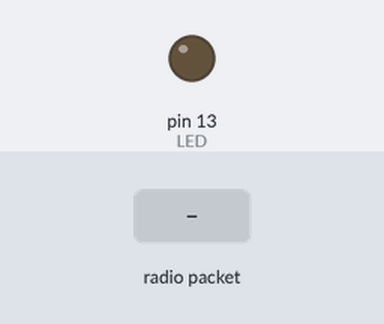
This sketch was run on a simulated Teensy 4. Shown: output pins drawn as LEDs (lit = HIGH). The inputs (shaded band) are chosen by the test bench. No radio packets arrive unless stated; pins used as bus, display or sensor lines are not drawn; what the sketch prints to the serial monitor is not drawn.

Above: at 1.3 s.
1.4 s: radio packet "1" arrives
At 2.5 s:
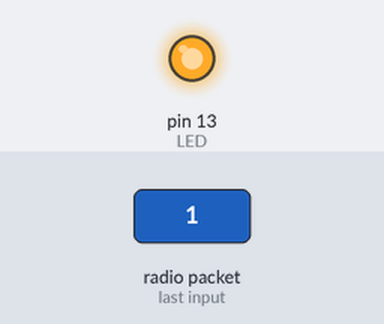
2.9 s: radio packet "2" arrives
4.4 s: radio packet "3" arrives
Timing chart, 0 to 7.4 s (numbered marks = the images above; inputs shaded):
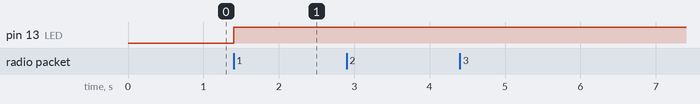

The sketch:

5-RX_LoRa_Module_BS.ino
```cpp
// Feather9x_RX
// -*- mode: C++ -*-
// Example sketch showing how to create a simple messaging client (receiver)
// with the RH_RF95 class. RH_RF95 class does not provide for addressing or
// reliability, so you should only use RH_RF95 if you do not need the higher
// level messaging abilities.
// It is designed to work with the other example Feather9x_TX

#include <SPI.h>
#include <RH_RF95.h>

/* for Feather32u4 RFM9x
#define RFM95_CS 8
#define RFM95_RST 4
#define RFM95_INT 7
*/


#define RFM95_CS 8
#define RFM95_RST 4
#define RFM95_INT 3


/* for shield
#define RFM95_CS 10
#define RFM95_RST 9
#define RFM95_INT 7
*/

/* Feather 32u4 w/wing
#define RFM95_RST     11   // "A"
#define RFM95_CS      10   // "B"
#define RFM95_INT     2    // "SDA" (only SDA/SCL/RX/TX have IRQ!)
*/

/* Feather m0 w/wing
#define RFM95_RST     11   // "A"
#define RFM95_CS      10   // "B"
#define RFM95_INT     6    // "D"
*/

#if defined(ESP8266)
  /* for ESP w/featherwing */
  #define RFM95_CS  2    // "E"
  #define RFM95_RST 16   // "D"
  #define RFM95_INT 15   // "B"

#elif defined(ADAFRUIT_FEATHER_M0) || defined(ADAFRUIT_FEATHER_M0_EXPRESS) || defined(ARDUINO_SAMD_FEATHER_M0)
 // Feather M0 w/Radio
  #define RFM95_CS      8
  #define RFM95_INT     3
  #define RFM95_RST     4

#elif defined(ARDUINO_ADAFRUIT_FEATHER_ESP32S2) || defined(ARDUINO_NRF52840_FEATHER) || defined(ARDUINO_NRF52840_FEATHER_SENSE)
  #define RFM95_INT     9  // "A"
  #define RFM95_CS      10  // "B"
  #define RFM95_RST     11  // "C"

#elif defined(ESP32)
  /* ESP32 feather w/wing */
  #define RFM95_RST     27   // "A"
  #define RFM95_CS      33   // "B"
  #define RFM95_INT     12   //  next to A

#elif defined(ARDUINO_NRF52832_FEATHER)
  /* nRF52832 feather w/wing */
  #define RFM95_RST     7   // "A"
  #define RFM95_CS      11   // "B"
  #define RFM95_INT     31   // "C"
  #define LED           17

#elif defined(TEENSYDUINO)
  /* Teensy 3.x w/wing */
  #define RFM95_RST     9   // "A"
  #define RFM95_CS      10   // "B"
  #define RFM95_INT     4    // "C"
#endif


// Change to 434.0 or other frequency, must match RX's freq!
#define RF95_FREQ 915.0

// Singleton instance of the radio driver
RH_RF95 rf95(RFM95_CS, RFM95_INT);

// Blinky on receipt
#define LED 13

int turn = 0;
int h, t;

void setup()
{
  pinMode(LED, OUTPUT);
  pinMode(RFM95_RST, OUTPUT);
  digitalWrite(RFM95_RST, HIGH);

  Serial.begin(115200);
  while (!Serial) {
    delay(1);
  }
  delay(100);

  Serial.println("Feather LoRa RX Test!");

  // manual reset
  digitalWrite(RFM95_RST, LOW);
  delay(10);
  digitalWrite(RFM95_RST, HIGH);
  delay(10);

  while (!rf95.init()) {
    Serial.println("LoRa radio init failed");
    Serial.println("Uncomment '#define SERIAL_DEBUG' in RH_RF95.cpp for detailed debug info");
    while (1);
  }
  Serial.println("LoRa radio init OK!");

  // Defaults after init are 434.0MHz, modulation GFSK_Rb250Fd250, +13dbM
  if (!rf95.setFrequency(RF95_FREQ)) {
    Serial.println("setFrequency failed");
    while (1);
  }
  Serial.print("Set Freq to: "); Serial.println(RF95_FREQ);

  // Defaults after init are 434.0MHz, 13dBm, Bw = 125 kHz, Cr = 4/5, Sf = 128chips/symbol, CRC on

  // The default transmitter power is 13dBm, using PA_BOOST.
  // If you are using RFM95/96/97/98 modules which uses the PA_BOOST transmitter pin, then
  // you can set transmitter powers from 5 to 23 dBm:
  rf95.setTxPower(23, false);
}

void loop()
{
  if (rf95.available())
  {
    // Should be a message for us now
    uint8_t buf[RH_RF95_MAX_MESSAGE_LEN];
    uint8_t len = sizeof(buf);
    if (rf95.recv(buf, &len))
    {
      digitalWrite(LED, HIGH);
//      RH_RF95::printBuffer("request: ", buf, len);
      //Serial.print("got sensor value: ");
      //Serial.println((char*)buf);

      String Request = (char*)buf;
      //Serial.println(Request);

      explode(Request);

      //Serial.print("RSSI: ");
      //Serial.println(rf95.lastRssi(), DEC);

      // Send a reply

      //uint8_t data[20] = Request;
      //rf95.send((uint8_t *)(char*)buf, sizeof((char*)buf));
      //rf95.waitPacketSent();
      //Serial.println("Sent a reply");
       //digitalWrite(LED, LOW);
    }
    else
    {
      Serial.println("recv failed");
    }
  }
}


void explode(String req) {
  char str[28];
  req.toCharArray(str, 28);
  char * pch;
  pch = strtok (str, "-");
  while (pch != NULL)
  {
    String sementara = pch;
    turn++;
    if (turn == 1) {
      //Serial.print("Sensor No. : ");
      Serial.print(pch);
      h = sementara.toInt();
      //Serial.println(h);
    }
    if (turn == 2) {
      //Serial.print("The space : ");
      Serial.print(pch);
      //t = sementara.toFloat();
    }
    if (turn == 3) {
      //Serial.print("data from sensor : ");
      Serial.println(pch);
      //t = sementara.toFloat();
    }
    pch = strtok (NULL, "-");
    delay(100);
  }
  turn = 0;
}
```

Measured:
- after the input at 1.4 s, pin 13 (LED): LOW → HIGH at once
- after the input at 2.9 s, every drawn part: stays the same
- after the input at 4.4 s, every drawn part: stays the same
